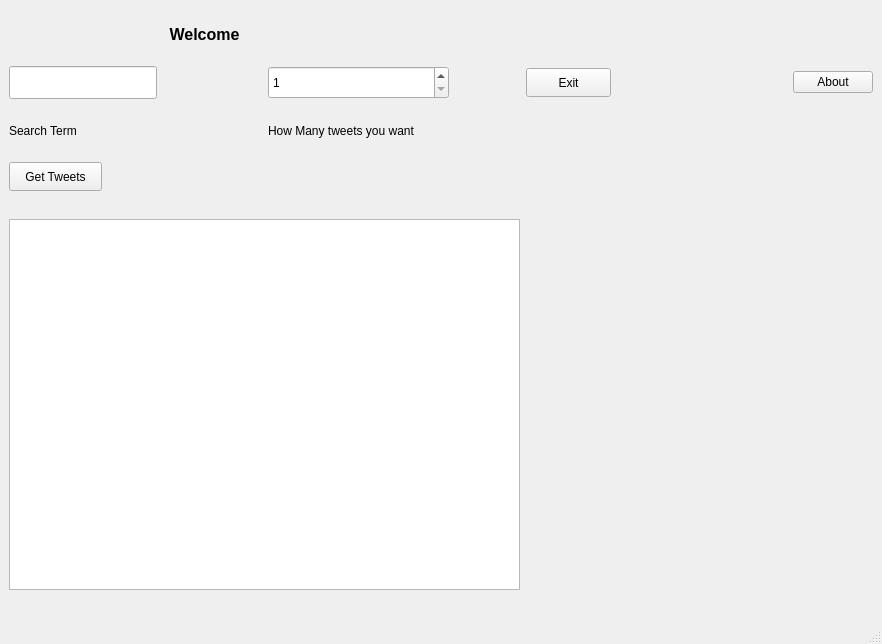
<?xml version="1.0" encoding="UTF-8"?>
<ui version="4.0">
 <class>MainWindow</class>
 <widget class="QMainWindow" name="MainWindow">
  <property name="geometry">
   <rect>
    <x>0</x>
    <y>0</y>
    <width>825</width>
    <height>644</height>
   </rect>
  </property>
  <property name="windowTitle">
   <string>MainWindow</string>
  </property>
  <property name="layoutDirection">
   <enum>Qt::LeftToRight</enum>
  </property>
  <property name="dockNestingEnabled">
   <bool>true</bool>
  </property>
  <property name="dockOptions">
   <set>QMainWindow::AllowNestedDocks|QMainWindow::AllowTabbedDocks|QMainWindow::AnimatedDocks|QMainWindow::ForceTabbedDocks|QMainWindow::VerticalTabs</set>
  </property>
  <property name="unifiedTitleAndToolBarOnMac">
   <bool>true</bool>
  </property>
  <widget class="QWidget" name="centralwidget">
   <layout class="QGridLayout" name="gridLayout">
    <item row="0" column="1" colspan="2">
     <widget class="QLabel" name="welcomeLbl">
      <property name="minimumSize">
       <size>
        <width>131</width>
        <height>21</height>
       </size>
      </property>
      <property name="maximumSize">
       <size>
        <width>131</width>
        <height>21</height>
       </size>
      </property>
      <property name="font">
       <font>
        <pointsize>12</pointsize>
        <weight>75</weight>
        <bold>true</bold>
       </font>
      </property>
      <property name="text">
       <string>Welcome</string>
      </property>
      <property name="alignment">
       <set>Qt::AlignCenter</set>
      </property>
     </widget>
    </item>
    <item row="2" column="0" colspan="2">
     <widget class="QLineEdit" name="NameOfFirst">
      <property name="minimumSize">
       <size>
        <width>148</width>
        <height>33</height>
       </size>
      </property>
      <property name="maximumSize">
       <size>
        <width>148</width>
        <height>33</height>
       </size>
      </property>
     </widget>
    </item>
    <item row="2" column="2" colspan="2">
     <widget class="QSpinBox" name="tweetsCount">
      <property name="minimumSize">
       <size>
        <width>181</width>
        <height>33</height>
       </size>
      </property>
      <property name="maximumSize">
       <size>
        <width>181</width>
        <height>33</height>
       </size>
      </property>
      <property name="minimum">
       <number>1</number>
      </property>
      <property name="maximum">
       <number>1000</number>
      </property>
     </widget>
    </item>
    <item row="3" column="0">
     <widget class="QLabel" name="label_2">
      <property name="minimumSize">
       <size>
        <width>124</width>
        <height>21</height>
       </size>
      </property>
      <property name="maximumSize">
       <size>
        <width>124</width>
        <height>21</height>
       </size>
      </property>
      <property name="text">
       <string>Search Term</string>
      </property>
     </widget>
    </item>
    <item row="3" column="2" colspan="2">
     <widget class="QLabel" name="label">
      <property name="minimumSize">
       <size>
        <width>190</width>
        <height>21</height>
       </size>
      </property>
      <property name="maximumSize">
       <size>
        <width>190</width>
        <height>21</height>
       </size>
      </property>
      <property name="text">
       <string>How Many tweets you want</string>
      </property>
     </widget>
    </item>
    <item row="4" column="0">
     <widget class="QPushButton" name="GetTweets">
      <property name="minimumSize">
       <size>
        <width>93</width>
        <height>29</height>
       </size>
      </property>
      <property name="maximumSize">
       <size>
        <width>93</width>
        <height>29</height>
       </size>
      </property>
      <property name="text">
       <string>Get Tweets</string>
      </property>
     </widget>
    </item>
    <item row="5" column="0" rowspan="2" colspan="4">
     <widget class="QTextEdit" name="mytextEdit_8">
      <property name="minimumSize">
       <size>
        <width>511</width>
        <height>371</height>
       </size>
      </property>
      <property name="maximumSize">
       <size>
        <width>511</width>
        <height>371</height>
       </size>
      </property>
     </widget>
    </item>
    <item row="5" column="4">
     <widget class="Canvas" name="canvas" native="true">
      <property name="minimumSize">
       <size>
        <width>261</width>
        <height>151</height>
       </size>
      </property>
      <property name="maximumSize">
       <size>
        <width>261</width>
        <height>151</height>
       </size>
      </property>
     </widget>
    </item>
    <item row="6" column="4">
     <widget class="Canvas" name="canvas2" native="true">
      <property name="minimumSize">
       <size>
        <width>261</width>
        <height>191</height>
       </size>
      </property>
      <property name="maximumSize">
       <size>
        <width>261</width>
        <height>191</height>
       </size>
      </property>
     </widget>
    </item>
    <item row="2" column="4">
     <widget class="QPushButton" name="exitButton">
      <property name="minimumSize">
       <size>
        <width>85</width>
        <height>29</height>
       </size>
      </property>
      <property name="maximumSize">
       <size>
        <width>85</width>
        <height>29</height>
       </size>
      </property>
      <property name="text">
       <string>Exit</string>
      </property>
     </widget>
    </item>
    <item row="2" column="5">
     <widget class="QPushButton" name="aboutButton">
      <property name="text">
       <string>About</string>
      </property>
     </widget>
    </item>
   </layout>
  </widget>
  <widget class="QMenuBar" name="menubar">
   <property name="geometry">
    <rect>
     <x>0</x>
     <y>0</y>
     <width>825</width>
     <height>20</height>
    </rect>
   </property>
  </widget>
  <widget class="QStatusBar" name="statusbar"/>
  <action name="action_2">
   <property name="text">
    <string>Social Media</string>
   </property>
  </action>
  <action name="actionTwitter">
   <property name="text">
    <string>Twitter</string>
   </property>
  </action>
  <action name="actionFacebook">
   <property name="text">
    <string>Facebook</string>
   </property>
  </action>
  <action name="actionSnapchat">
   <property name="text">
    <string>Snapchat</string>
   </property>
  </action>
  <action name="actionInstagram">
   <property name="text">
    <string>Instagram</string>
   </property>
  </action>
  <action name="actionAbout">
   <property name="text">
    <string>About</string>
   </property>
  </action>
  <action name="actionTwitter_2">
   <property name="text">
    <string>Twitter</string>
   </property>
  </action>
  <action name="actionFacebook_2">
   <property name="text">
    <string>Facebook</string>
   </property>
  </action>
  <action name="actionSnapchat_2">
   <property name="text">
    <string>Snapchat</string>
   </property>
  </action>
  <action name="actionLocal_Regional">
   <property name="text">
    <string>Local/Regional</string>
   </property>
  </action>
  <action name="actionNational">
   <property name="text">
    <string>National</string>
   </property>
  </action>
  <action name="actionInternational">
   <property name="text">
    <string>International</string>
   </property>
  </action>
  <action name="actionClearnet">
   <property name="text">
    <string>Clearnet</string>
   </property>
  </action>
  <action name="actionDarknet">
   <property name="text">
    <string>Darknet</string>
   </property>
  </action>
  <action name="actionDraw_network">
   <property name="text">
    <string>Draw network</string>
   </property>
  </action>
  <action name="actionAbout_2">
   <property name="text">
    <string>About</string>
   </property>
  </action>
  <action name="actionData_Tables">
   <property name="text">
    <string>Data Tables</string>
   </property>
  </action>
  <action name="actionNetworks">
   <property name="text">
    <string>Networks</string>
   </property>
  </action>
 </widget>
 <customwidgets>
  <customwidget>
   <class>Canvas</class>
   <extends>QWidget</extends>
   <header location="global">canvas.h</header>
   <container>1</container>
  </customwidget>
 </customwidgets>
 <resources/>
 <connections>
  <connection>
   <sender>actionTwitter</sender>
   <signal>changed()</signal>
   <receiver>MainWindow</receiver>
   <slot>show()</slot>
   <hints>
    <hint type="sourcelabel">
     <x>-1</x>
     <y>-1</y>
    </hint>
    <hint type="destinationlabel">
     <x>866</x>
     <y>565</y>
    </hint>
   </hints>
  </connection>
  <connection>
   <sender>exitButton</sender>
   <signal>clicked()</signal>
   <receiver>MainWindow</receiver>
   <slot>close()</slot>
   <hints>
    <hint type="sourcelabel">
     <x>1323</x>
     <y>199</y>
    </hint>
    <hint type="destinationlabel">
     <x>581</x>
     <y>345</y>
    </hint>
   </hints>
  </connection>
 </connections>
</ui>
